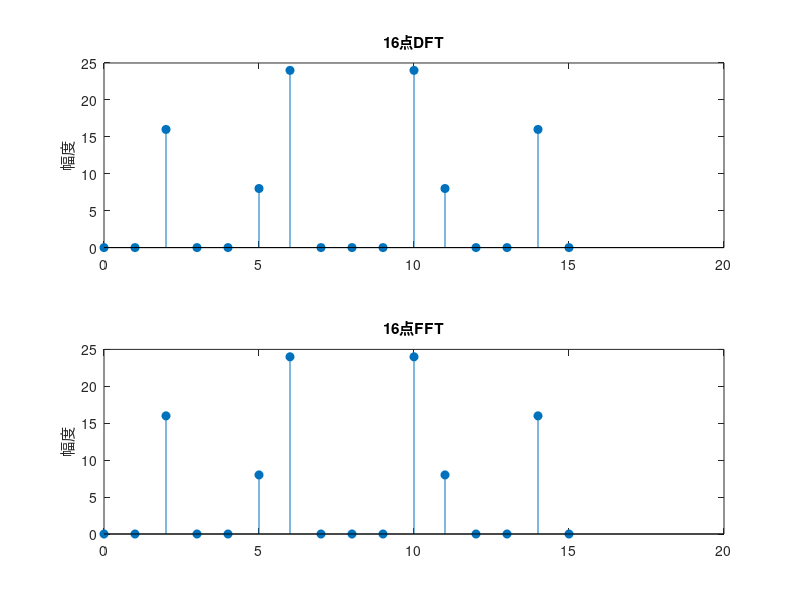

Reproduce this figure in MATLAB.
close all       

N=16;  
L=log2(N);
n=0:N-1;          
k=0:N-1;          
x_n=2*sin(pi/4*n)+sin(5*pi/8*n)+3*sin(3*pi/4*n);
DFT=x_n*(exp(-1i*2*pi/N)).^(n'*k); 

subplot(2,1,1);     
stem(k,abs(DFT),"filled"); 
title('16点DFT');
ylabel('幅度');
       
r=zeros(1,N);    
x_m=zeros(L+1,N);
x_m(1,:)=x_n;

for j=1:L
    signal=(bitget(k,L-j+1));  
    r=mod(bitrevorder(k),(2^(j-1)));      
    x_m(j+1,:)=(x_m(j,:)+(circshift(x_m(j,:),-2^(L-j))).*exp(-1i*2*pi/(2^j)*r)).*(1-signal)...
    +((circshift(x_m(j,:),2^(L-j))-x_m(j,:).*exp(-1i*2*pi/(2^j)*r)).*signal);
end

x_m(L+1,:)      
FFT=x_m(L+1,bitrevorder(k)+1);

subplot(2,1,2);     
stem(k,abs(FFT),"filled"); 
title('16点FFT');   
ylabel('幅度');